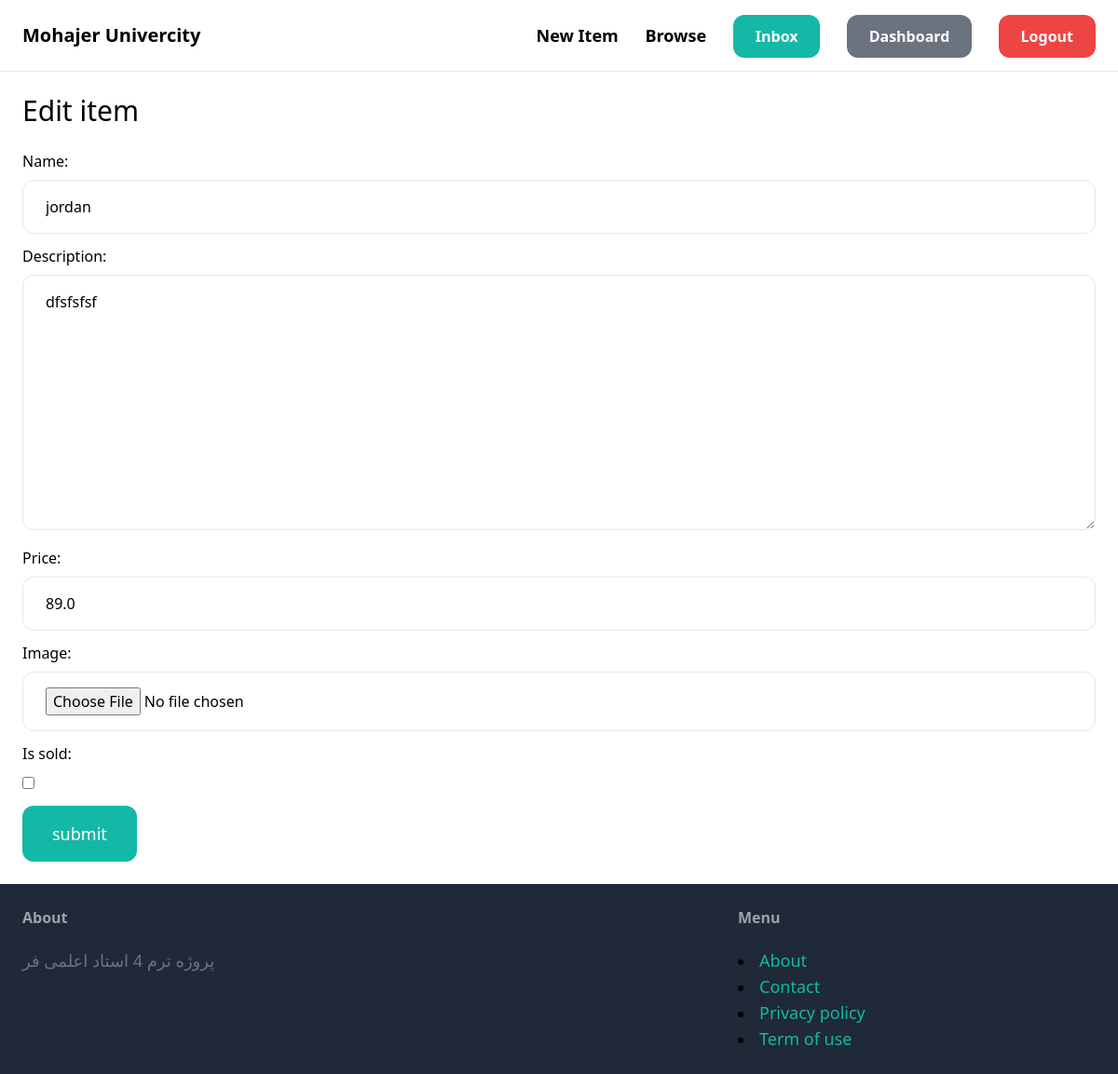
Before: /items/3/edit/ (signed in) with the older database file.
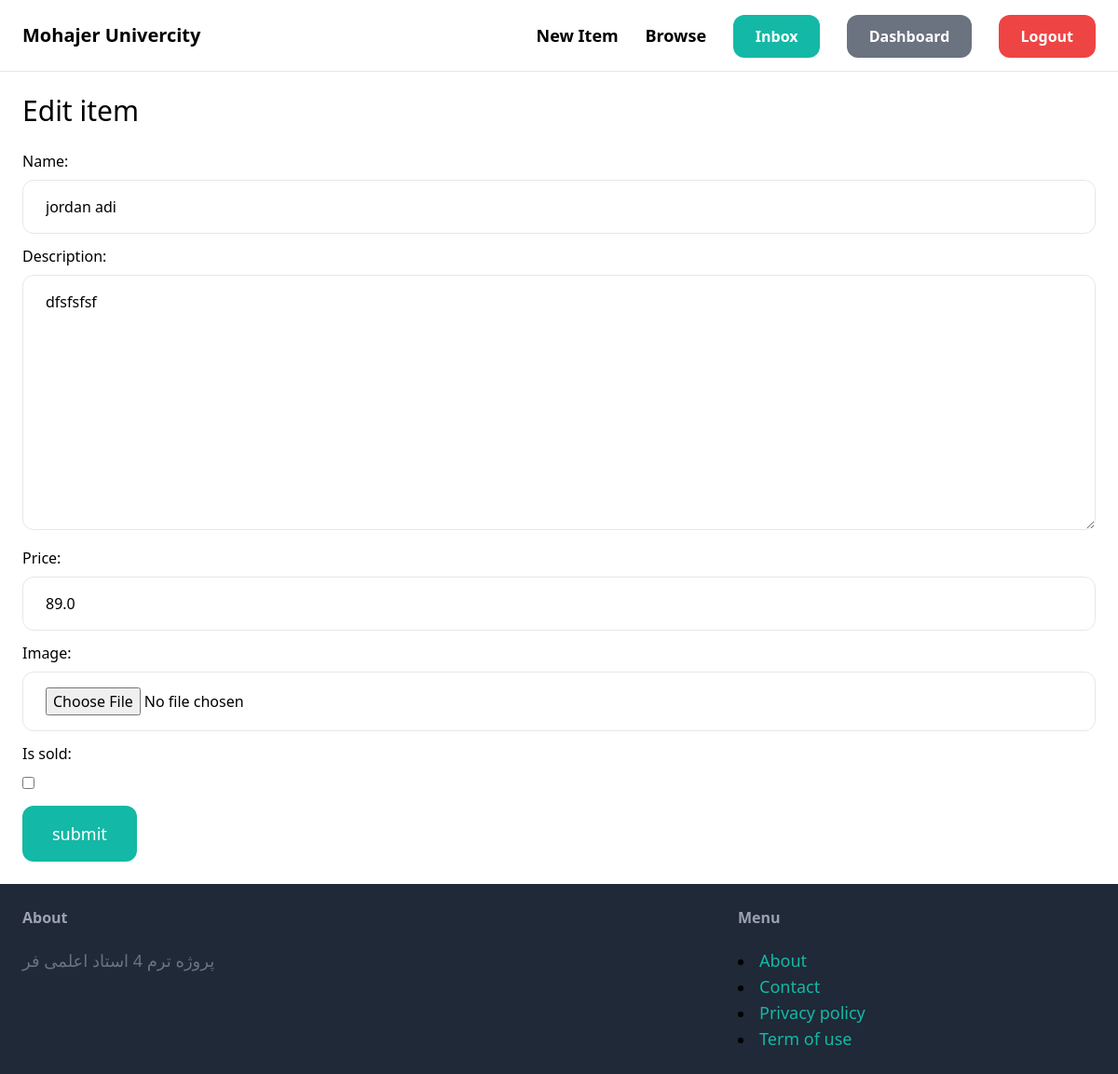
After: the same page with the newer database file.
### item/models.py (models this page shows, shortened)
class Item(models.Model):
    Category = models.ForeignKey(Category, on_delete=models.CASCADE)
    name = models.CharField(max_length = 255)
    description = models.TextField(max_length = 255, blank = True, null = True)
    price = models.FloatField()
    image = models.ImageField(upload_to='item_image', blank=True, null=True)
    is_sold = models.BooleanField(default = False)
    created_by = models.ForeignKey(User, on_delete = models.CASCADE)
    created_at = models.DateTimeField(auto_now_add=True)

### item/views.py (the view)
# urls.py: path('<int:pk>/edit/', views.edit, name= 'edit'),
@login_required
def edit(request, pk):
    item = get_object_or_404(Item , pk=pk , created_by = request.user)
    if request.method == 'POST':
        form = EditItemForm(request.POST, request.FILES, instance= item)
        if form.is_valid:
            form.save()
            return redirect('detail', pk = item.id)
    else:
        form = EditItemForm(instance= item)
    context = {
        'form' : form,
        'title' : 'Edit item'
    }
    return render(request, 'item/form.html' , context)

### item/forms.py
class EditItemForm(forms.ModelForm):
    class Meta:
        model = Item
        fields = ('name', 'description', 'price' , 'image', 'is_sold')
        widgets = {
            'name' : forms.TextInput(attrs={
                'class' : INPUT_CLASSESS
            }),
            'description' : forms.Textarea(attrs={
                'class' : INPUT_CLASSESS
            }),
            'price' : forms.TextInput(attrs={
                'class' : INPUT_CLASSESS
            }),
            'image' : forms.FileInput(attrs={
                'class' : INPUT_CLASSESS
            }),
        }

### item/templates/item/form.html (shortened to what this page needs)
{% extends "base.html" %}
{% block content %}
<h1 class="mb-6 text-3xl">{{ title }}</h1>
<form method="post" action="." enctype="multipart/form-data">
    {% for field in form %}
        <div class="mb-3">
            <label class="inline-block mb-2">
                {{ field.label_tag }}
            </label> <br>
            {{ field }}
        </div>
        {% endfor %}
        <button class="py-4 px-8 text-lg bg-teal-500 hover:bg-teal-700 rounded-xl text-white">submit</button>
</form>
{% endblock content %}

Changed rows visible on the page:
changed Item "dfsfsfsf": name "jordan" → "jordan adi"
